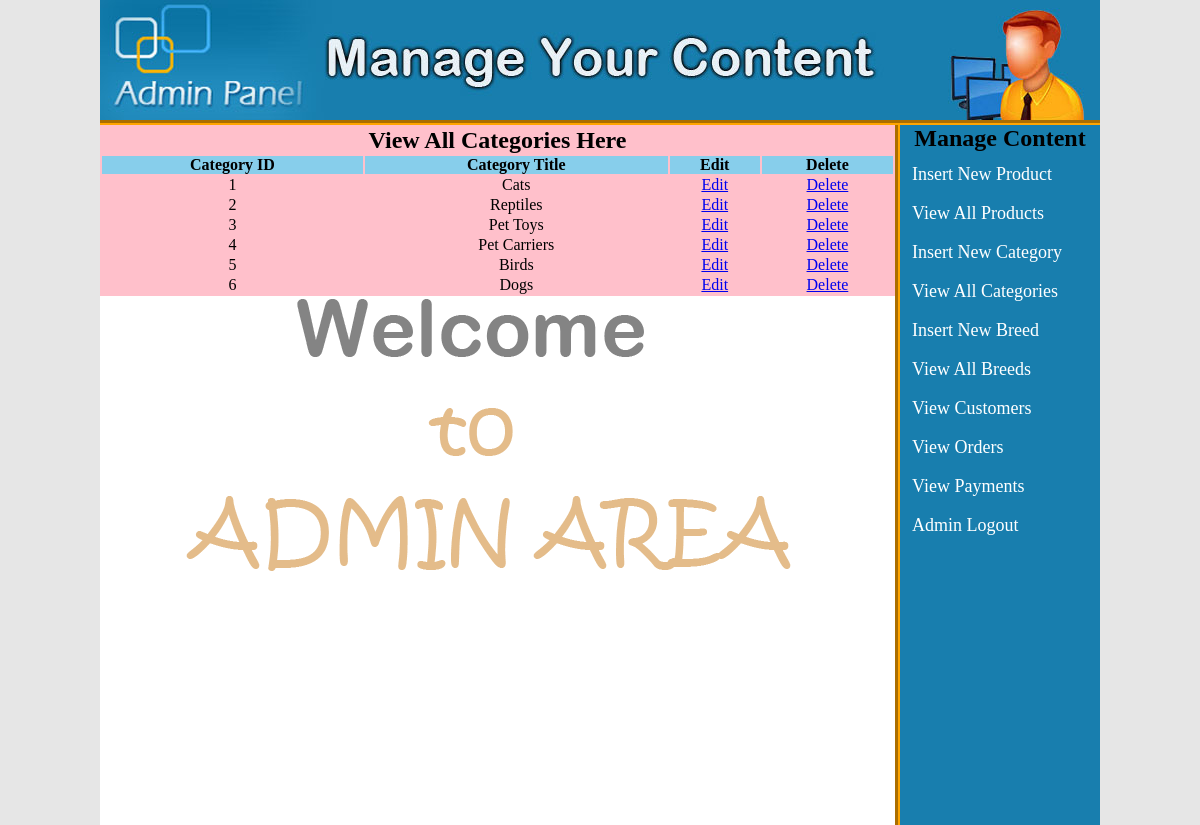
The page /admin_area/index.php?view_cats (signed in) on the database its author committed.
### tables this page shows
CREATE TABLE `categories` (
  `cat_id` int(100) NOT NULL,
  `cat_title` text NOT NULL
);

### admin_area/view_cats.php (the view, shortened to what this page needs)
<?php
if(!isset($_SESSION['user_email'])){
	echo "<script>window.open('login.php?not_admin=You are not an Admin!','_self')</script>";
}
else {
?>
	<table width="795" align="center" bgcolor="pink">
	<tr align="center">
		<td colspan="6"><h2>View All Categories Here</h2></td>
	</tr>
	<tr align="center" bgcolor="skyblue">
		<th>Category ID</th>
		<th>Category Title</th>
		<th>Edit</th>
		<th>Delete</th>
	</tr>
	<?php
	include("includes/db.php");
	$get_cat = "select * from categories";
	$run_cat = mysqli_query($con, $get_cat);
	$i = 0;
	while ($row_cat=mysqli_fetch_array($run_cat)){
		$cat_id = $row_cat['cat_id'];
		$cat_title = $row_cat['cat_title'];
		$i++;
	?>
	<tr align="center">
		<td><?php echo $i;?></td>
		<td><?php echo $cat_title;?></td>
		<td><a href="index.php?edit_cat=<?php echo $cat_id; ?>">Edit</a></td>
		<td><a href="delete_cat.php?delete_cat=<?php echo $cat_id;?>">Delete</a></td>
	</tr>
	<?php } ?>
    <?php } ?>

### admin_area/styles/styles.css (style rules this page uses)
html, body, div, span, applet, object, iframe, h1, h2, h3, h4, h5, h6, p, blockquote, pre, a, abbr, acronym, address, big, cite, code, del, dfn, em, img, ins, kbd, q, s, samp, small, strike, strong, sub, sup, tt, var, b, u, i, center, dl, dt, dd, ol, ul, li, fieldset, form, label, legend, table, caption, tbody, tfoot, thead, tr, th, td, article, aside, canvas, details, embed, figure, figcaption, footer, header, hgroup, menu, nav, output, ruby, section, summary, time, mark, audio, video { margin: 0; padding: 0; border: 0; vertical-align: baseline; }
body { background:#e6e6e6; }

### rows shown on the page
categories: cat_title "Cats"
categories: cat_title "Reptiles"
categories: cat_title "Pet Toys"
categories: cat_title "Pet Carriers"
categories: cat_title "Birds"
categories: cat_title "Dogs"
